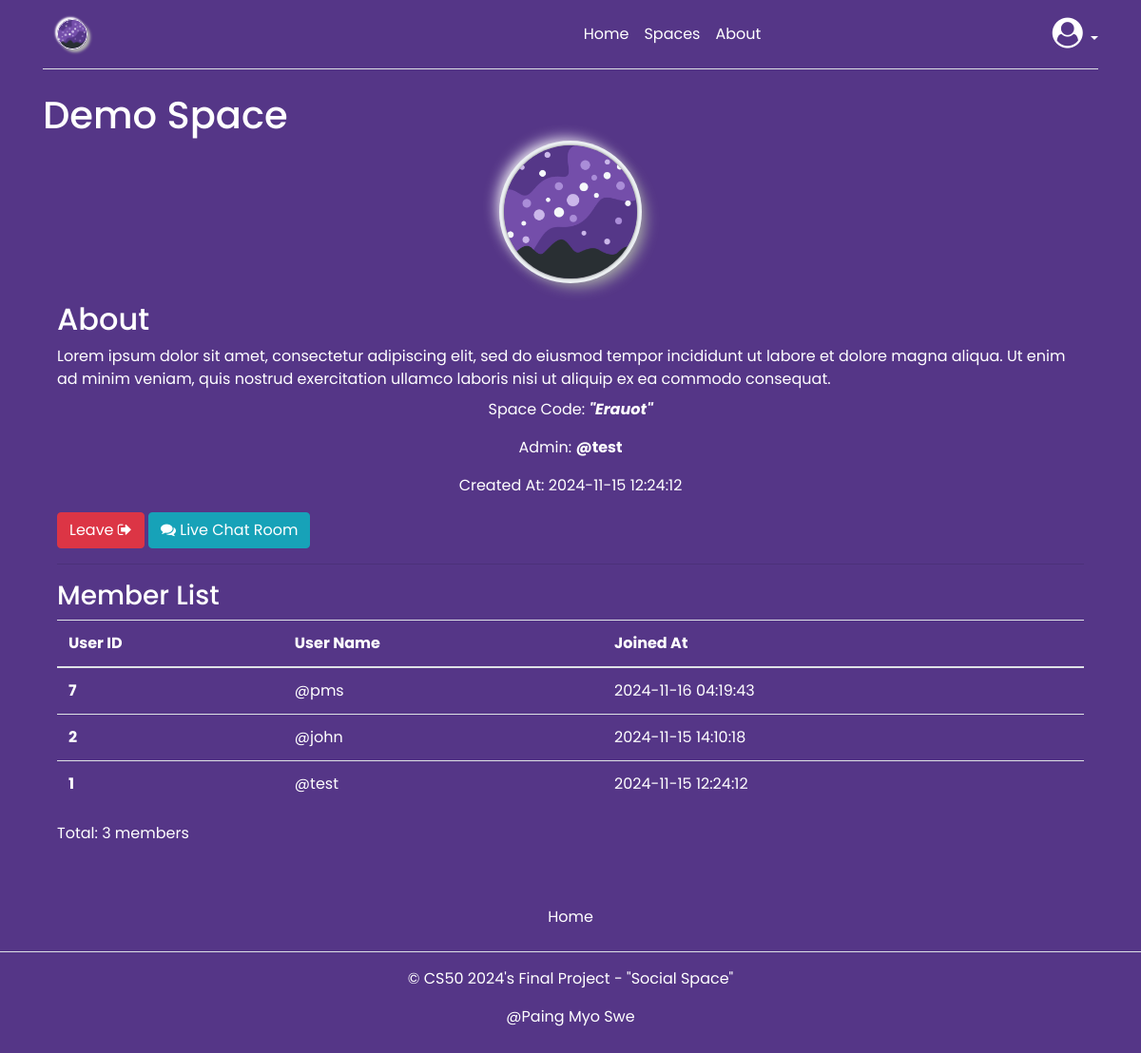
Page /spaces/3 (signed in) on the committed database.
### tables this page shows
CREATE TABLE spaces (
  id INTEGER PRIMARY KEY AUTOINCREMENT,
  admin_id INTEGER NOT NULL,
  code VARCHAR NOT NULL,
  name TEXT NOT NULL,
  description TEXT NOT NULL,
  created TIMESTAMP NOT NULL DEFAULT CURRENT_TIMESTAMP,
  FOREIGN KEY (admin_id) REFERENCES users (id)
);

CREATE TABLE users (
  id INTEGER PRIMARY KEY AUTOINCREMENT,
  username TEXT UNIQUE NOT NULL,
  password TEXT NOT NULL
);

CREATE TABLE space_members (
  space_id INTEGER NOT NULL,
  user_id INTEGER NOT NULL,
  joined TIMESTAMP NOT NULL DEFAULT CURRENT_TIMESTAMP,
  FOREIGN KEY (space_id) REFERENCES spaces (id),
  FOREIGN KEY (user_id) REFERENCES users (id)
);

### app/space.py (the view)
@bp.route("/<int:id>")
@login_required
def show(id):
    db = get_db()
    space = db.execute(
        "SELECT s.id, s.code, name, description, created, admin_id, username as admin_name"
        " FROM spaces s JOIN users u ON s.admin_id = u.id"
        " WHERE s.id = ?",
        (id,),
    ).fetchone()
    if space is None:
        abort(404, f"Space id {id} doesn't exist.")
    members = get_space_members(id)
    is_member = g.user["id"] in [member["user_id"] for member in members]
    if not is_member:
        abort(403, f"You are not a member of this space.")
    return render_template(
        "space/show.html", space=space, members=members, is_member=is_member
    )

### app/auth.py (called while the page is built)
@bp.before_app_request
def load_logged_in_user():
    user_id = session.get("user_id")
    if user_id is None:
        g.user = None
    else:
        g.user = (
            get_db().execute("SELECT * FROM users WHERE id = ?", (user_id,)).fetchone()
        )

def login_required(view):
    @functools.wraps(view)
    def wrapped_view(**kwargs):
        if g.user is None:
            return redirect(url_for("auth.login"))
        return view(**kwargs)
    return wrapped_view

### app/db.py (called while the page is built)
def get_db():
    if "db" not in g:
        g.db = sqlite3.connect(
            current_app.config["DATABASE"], detect_types=sqlite3.PARSE_DECLTYPES
        )
        g.db.row_factory = sqlite3.Row
    return g.db

### app/space.py (called while the page is built)
def get_space_members(space_id):
    db = get_db()
    return db.execute(
        "SELECT sm.joined, sm.user_id, u.id, u.username FROM space_members sm JOIN users u ON sm.user_id = u.id WHERE space_id = ? ORDER BY joined DESC",
        (space_id,),
    ).fetchall()

### app/templates/space/show.html (shortened to what this page needs)
{% extends 'base.html' %} {% block header %}
<h1>{% block title %} {{ space['name'] }} {% endblock %}</h1>
{% endblock %} {% block content %}
<section class="content">
  <div class="container">
    <div class="row">
      <div class="col-lg-12">
        <div>
          <div class="space-logo mb-4">
            <img
              src="{{ url_for('static', filename = 'logo.png') }}"
              alt="logo"
              width="140"
              height="140"
            />
          </div>
          <h2 class="fw-normal">About</h2>
          <p class="mb-2">{{ space['description'] }}</p>
          <div class="text-center">
            <p>
              Space Code: <b><i>"{{ space['code'] }}"</i></b>
            </p>
            <p>Admin: <b>@{{ space['admin_name'] }}</b></p>
            <p>Created At: {{ space['created'] }}</p>
          </div>
          <p>
            {% if g.user["id"] != space["admin_id"] %}
            <button
              type="button"
              class="btn btn-danger"
              data-toggle="modal"
              data-target="#leaveModal"
            >
              Leave <i class="fa fa-sign-out"></i>
            </button>
            {% else %}
            <a
              href="{{ url_for('space.update', id = space['id']) }}"
              class="btn btn-primary"
              ><i class="fa fa-edit"></i> Edit</a
            >
            {% endif %} {% if g.user["id"] %}
            <a
              href="{{ url_for('space.chat', id = space['id']) }}"
              class="btn btn-info"
              ><i class="fa fa-comments"></i> Live Chat Room</a
            >
            {% endif %}
          </p>
        </div>
        <hr />
        <h3>Member List</h3>
        <div class="row">
          <div class="col-lg-12">
            <table class="table text-white">
              <thead>
                <tr>
                  <th scope="col">User ID</th>
                  <th scope="col">User Name</th>
                  <th scope="col">Joined At</th>
                </tr>
              </thead>
              <tbody>
                {% for member in members %}
                <tr>
                  <th scope="row">{{ member['id'] }}</th>
                  <td>@{{ member['username'] }}</td>
                  <td>{{ member['joined'] }}</td>
                </tr>
                {% endfor %}
              </tbody>
            </table>
            <p>Total: {{ members|length }} members</p>
          </div>
        </div>
      </div>
    </div>
  </div>
</section>
{% endblock %}

### app/static/style.css (style rules this page uses)
* { margin: 0; padding: 0; box-sizing: border-box; font-family: "Poppins", sans-serif; }
body { background: #553687; }
body, h1, h2, h3, h4, h5, h6, p, a, span, div { color: white; }
.space-logo { width: 140px; margin: auto; }
.space-logo img { width: 100%; height: 140px; object-fit: cover; border-radius: 50%; box-shadow: 0px 0px 3px #5f5f5f, 0px 0px 0px 5px #ecf0f3, 8px 8px 15px #a7aaa7, -6px -6px 15px #fff; }

### rows in the picture
spaces: name "Demo Space", description "Lorem ipsum dolor sit amet, consectetur adipiscing elit, sed do eiusmod tempor incididunt ut labore et dolore magna aliqua. Ut enim ad minim veniam, quis nostrud exercitation ullamco laboris nisi ut aliquip ex ea commodo consequat.", code "Erauot", created "2024-11-15 12:24:12"
users: admin_name "test"
space_members: id "7", username "pms", joined "2024-11-16 04:19:43"
space_members: id "2", username "john", joined "2024-11-15 14:10:18"
space_members: id "1", username "test", joined "2024-11-15 12:24:12"

### other values in the picture
{{ members|length }} "3"
